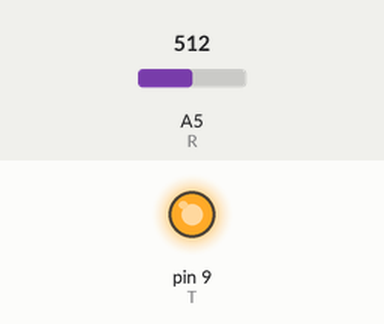
Simulated run of this sketch. Board: Arduino Uno, built with avr-gcc and run on an emulated ATmega328P. Shown: output pins drawn as LEDs (lit = HIGH). The inputs (shaded band) are chosen by the test bench; at power-on: A5 (R) = 512. What the sketch prints to the serial monitor is not drawn.

Above: at 0.1 s.
Timing chart, 0 to 1.6 s (numbered marks = the images above):
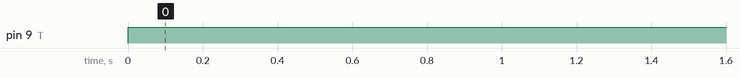

Measured:
- by itself, pin 9 (T): LOW → HIGH at 0.00 s

The sketch:

feb28_photogate_test.ino
```cpp
int R = A5; // read reciever value
int T = 9;
int Light; //value read from reciever
int j = 0;
void setup() {
  // put your setup code here, to run once:
  pinMode(R, INPUT);
  pinMode(T, OUTPUT);
  Serial.begin(9600);
}

void loop() {
  // put your main code here, to run repeatedly:
  digitalWrite(T, HIGH);
  Light = analogRead(R);
  Serial.println(Light);
  delay(1000);
}
```
